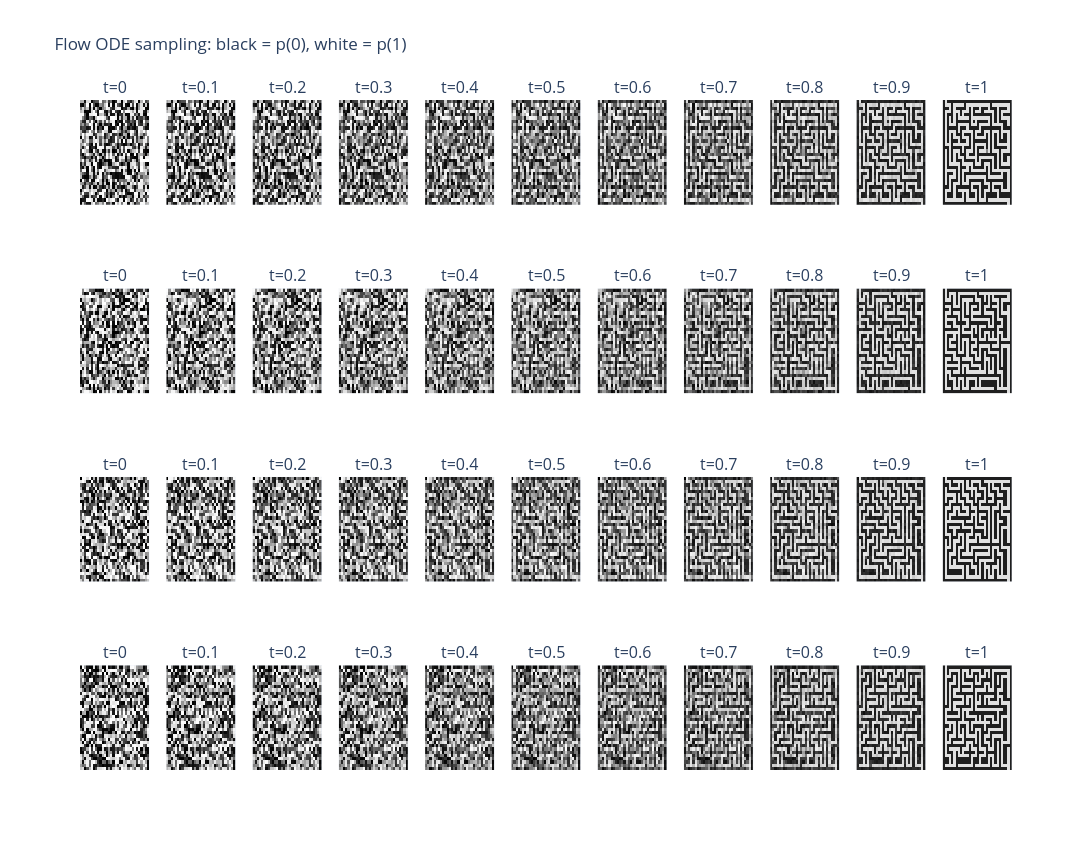
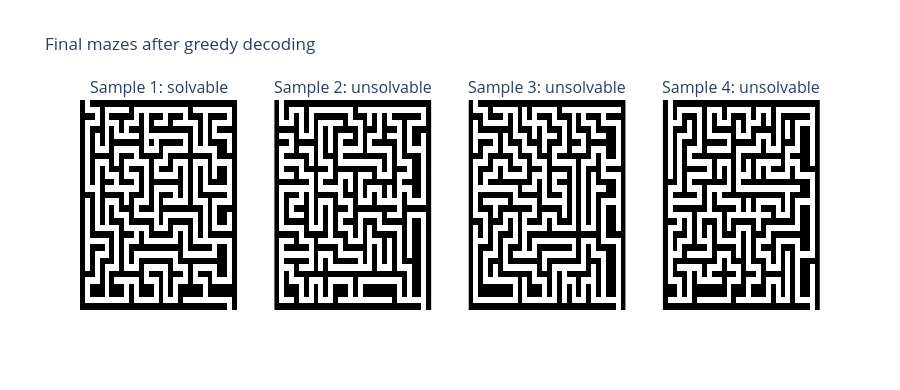

The code cell stored with these charts, in order, in its notebook:
### Markdown cell above
## 6. ODE Sampling and Solvability

Sampling starts from `x(0) ~ N(0, I)` and integrates `dx/dt = v_model(x, t)` from `t=0` to `t=1` with the explicit Euler method. Intermediate snapshots show the evolving continuous state decoded with the same fixed-temperature visualization. Only the final state is greedily decoded to binary maze pixels.

### Code cell
N_METRIC_SAMPLES = 128
N_TO_SHOW = 4
ODE_STEPS = 100
PREVIEW_STEP_INDICES = [0, 10, 20, 30, 40, 50, 60, 70, 80, 90, 100]


@torch.no_grad()
def sample_flow(model, n_samples, steps=ODE_STEPS, capture_indices=()):
    model.eval()
    x = torch.randn(n_samples, EMBEDDING_DIM, 32, 32, device=DEVICE)
    initial_noise = x.detach().clone()
    snapshots = {0: x.detach().clone()} if 0 in capture_indices else {}
    dt = 1.0 / steps

    for index in range(steps):
        t = index / steps
        times = torch.full((n_samples,), t, device=DEVICE)
        endpoint_delta = model(x, times * TIME_EMBEDDING_SCALE)
        velocity = endpoint_delta / (1.0 - t)
        x = x + dt * velocity
        next_index = index + 1
        if next_index in capture_indices:
            snapshots[next_index] = x.detach().clone()

    return x, snapshots, initial_noise


samples_continuous, flow_snapshots, initial_noise = sample_flow(
    model, N_METRIC_SAMPLES, capture_indices=PREVIEW_STEP_INDICES
)
print(
    "Initial Gaussian noise stats: "
    f"mean={initial_noise.mean().item():.3f}, "
    f"std={initial_noise.std().item():.3f}"
)
hard_samples = (
    torch.einsum("bdhw,kd->bkhw", samples_continuous, binary_embeddings)
    .argmax(dim=1)
    .cpu()
    .numpy()
    .astype(np.uint8)
)

fig = make_subplots(
    rows=N_TO_SHOW,
    cols=len(PREVIEW_STEP_INDICES),
    subplot_titles=[
        f"t={index / ODE_STEPS:g}"
        for _ in range(N_TO_SHOW)
        for index in PREVIEW_STEP_INDICES
    ],
)
for row in range(N_TO_SHOW):
    for col, step_index in enumerate(PREVIEW_STEP_INDICES, start=1):
        state = flow_snapshots[step_index][row : row + 1]
        probability_one = decode_probabilities(state, binary_embeddings, TEMPERATURE)[
            0, 1
        ]
        fig.add_trace(
            go.Heatmap(
                z=probability_one.cpu().numpy(),
                zmin=0,
                zmax=1,
                colorscale=[[0, "black"], [1, "white"]],
                showscale=False,
            ),
            row=row + 1,
            col=col,
        )
fig.update_layout(
    title="Flow ODE sampling: black = p(0), white = p(1)",
    height=850,
    width=1900,
)
fig.update_xaxes(showticklabels=False)
fig.update_yaxes(showticklabels=False, autorange="reversed")
fig.show()

solved = [solvability_rate([maze]) for maze in hard_samples]
print(f"Solvable samples: {sum(solved)}/{len(solved)} ({np.mean(solved):.1%})")
hard_fig = make_subplots(
    rows=1,
    cols=N_TO_SHOW,
    subplot_titles=[
        f"Sample {i + 1}: {'solvable' if solved[i] else 'unsolvable'}"
        for i in range(N_TO_SHOW)
    ],
)
for i in range(N_TO_SHOW):
    hard_fig.add_trace(
        go.Heatmap(
            z=hard_samples[i],
            zmin=0,
            zmax=1,
            colorscale=[[0, "black"], [1, "white"]],
            showscale=False,
        ),
        row=1,
        col=i + 1,
    )
hard_fig.update_layout(title="Final mazes after greedy decoding", height=390, width=900)
hard_fig.update_xaxes(showticklabels=False)
hard_fig.update_yaxes(showticklabels=False, autorange="reversed")
hard_fig.show()

### Figure 1 — Plotly figure (JSON) as saved in the notebook; plotly's stock layout.template omitted (floating-point values rounded to 4 significant figures; data arrays with more than 128 entries replaced by an {"elided": "..."} marker saying what was removed)
{"data": [{"colorscale": [[0, "black"], [1, "white"]], "showscale": false, "type": "heatmap", "xaxis": "x", "yaxis": "y", "z": {"elided": "32x32 float values"}, "zmax": 1, "zmin": 0}, {"colorscale": [[0, "black"], [1, "white"]], "showscale": false, "type": "heatmap", "xaxis": "x2", "yaxis": "y2", "z": {"elided": "32x32 float values"}, "zmax": 1, "zmin": 0}, {"colorscale": [[0, "black"], [1, "white"]], "showscale": false, "type": "heatmap", "xaxis": "x3", "yaxis": "y3", "z": {"elided": "32x32 float values"}, "zmax": 1, "zmin": 0}, {"colorscale": [[0, "black"], [1, "white"]], "showscale": false, "type": "heatmap", "xaxis": "x4", "yaxis": "y4", "z": {"elided": "32x32 float values"}, "zmax": 1, "zmin": 0}, {"colorscale": [[0, "black"], [1, "white"]], "showscale": false, "type": "heatmap", "xaxis": "x5", "yaxis": "y5", "z": {"elided": "32x32 float values"}, "zmax": 1, "zmin": 0}, {"colorscale": [[0, "black"], [1, "white"]], "showscale": false, "type": "heatmap", "xaxis": "x6", "yaxis": "y6", "z": {"elided": "32x32 float values"}, "zmax": 1, "zmin": 0}, {"colorscale": [[0, "black"], [1, "white"]], "showscale": false, "type": "heatmap", "xaxis": "x7", "yaxis": "y7", "z": {"elided": "32x32 float values"}, "zmax": 1, "zmin": 0}, {"colorscale": [[0, "black"], [1, "white"]], "showscale": false, "type": "heatmap", "xaxis": "x8", "yaxis": "y8", "z": {"elided": "32x32 float values"}, "zmax": 1, "zmin": 0}, {"colorscale": [[0, "black"], [1, "white"]], "showscale": false, "type": "heatmap", "xaxis": "x9", "yaxis": "y9", "z": {"elided": "32x32 float values"}, "zmax": 1, "zmin": 0}, {"colorscale": [[0, "black"], [1, "white"]], "showscale": false, "type": "heatmap", "xaxis": "x10", "yaxis": "y10", "z": {"elided": "32x32 float values"}, "zmax": 1, "zmin": 0}, {"colorscale": [[0, "black"], [1, "white"]], "showscale": false, "type": "heatmap", "xaxis": "x11", "yaxis": "y11", "z": {"elided": "32x32 float values"}, "zmax": 1, "zmin": 0}, {"colorscale": [[0, "black"], [1, "white"]], "showscale": false, "type": "heatmap", "xaxis": "x12", "yaxis": "y12", "z": {"elided": "32x32 float values"}, "zmax": 1, "zmin": 0}, {"colorscale": [[0, "black"], [1, "white"]], "showscale": false, "type": "heatmap", "xaxis": "x13", "yaxis": "y13", "z": {"elided": "32x32 float values"}, "zmax": 1, "zmin": 0}, {"colorscale": [[0, "black"], [1, "white"]], "showscale": false, "type": "heatmap", "xaxis": "x14", "yaxis": "y14", "z": {"elided": "32x32 float values"}, "zmax": 1, "zmin": 0}, {"colorscale": [[0, "black"], [1, "white"]], "showscale": false, "type": "heatmap", "xaxis": "x15", "yaxis": "y15", "z": {"elided": "32x32 float values"}, "zmax": 1, "zmin": 0}, {"colorscale": [[0, "black"], [1, "white"]], "showscale": false, "type": "heatmap", "xaxis": "x16", "yaxis": "y16", "z": {"elided": "32x32 float values"}, "zmax": 1, "zmin": 0}, {"colorscale": [[0, "black"], [1, "white"]], "showscale": false, "type": "heatmap", "xaxis": "x17", "yaxis": "y17", "z": {"elided": "32x32 float values"}, "zmax": 1, "zmin": 0}, {"colorscale": [[0, "black"], [1, "white"]], "showscale": false, "type": "heatmap", "xaxis": "x18", "yaxis": "y18", "z": {"elided": "32x32 float values"}, "zmax": 1, "zmin": 0}, {"colorscale": [[0, "black"], [1, "white"]], "showscale": false, "type": "heatmap", "xaxis": "x19", "yaxis": "y19", "z": {"elided": "32x32 float values"}, "zmax": 1, "zmin": 0}, {"colorscale": [[0, "black"], [1, "white"]], "showscale": false, "type": "heatmap", "xaxis": "x20", "yaxis": "y20", "z": {"elided": "32x32 float values"}, "zmax": 1, "zmin": 0}, {"colorscale": [[0, "black"], [1, "white"]], "showscale": false, "type": "heatmap", "xaxis": "x21", "yaxis": "y21", "z": {"elided": "32x32 float values"}, "zmax": 1, "zmin": 0}, {"colorscale": [[0, "black"], [1, "white"]], "showscale": false, "type": "heatmap", "xaxis": "x22", "yaxis": "y22", "z": {"elided": "32x32 float values"}, "zmax": 1, "zmin": 0}, {"colorscale": [[0, "black"], [1, "white"]], "showscale": false, "type": "heatmap", "xaxis": "x23", "yaxis": "y23", "z": {"elided": "32x32 float values"}, "zmax": 1, "zmin": 0}, {"colorscale": [[0, "black"], [1, "white"]], "showscale": false, "type": "heatmap", "xaxis": "x24", "yaxis": "y24", "z": {"elided": "32x32 float values"}, "zmax": 1, "zmin": 0}, {"colorscale": [[0, "black"], [1, "white"]], "showscale": false, "type": "heatmap", "xaxis": "x25", "yaxis": "y25", "z": {"elided": "32x32 float values"}, "zmax": 1, "zmin": 0}, {"colorscale": [[0, "black"], [1, "white"]], "showscale": false, "type": "heatmap", "xaxis": "x26", "yaxis": "y26", "z": {"elided": "32x32 float values"}, "zmax": 1, "zmin": 0}, {"colorscale": [[0, "black"], [1, "white"]], "showscale": false, "type": "heatmap", "xaxis": "x27", "yaxis": "y27", "z": {"elided": "32x32 float values"}, "zmax": 1, "zmin": 0}, {"colorscale": [[0, "black"], [1, "white"]], "showscale": false, "type": "heatmap", "xaxis": "x28", "yaxis": "y28", "z": {"elided": "32x32 float values"}, "zmax": 1, "zmin": 0}, {"colorscale": [[0, "black"], [1, "white"]], "showscale": false, "type": "heatmap", "xaxis": "x29", "yaxis": "y29", "z": {"elided": "32x32 float values"}, "zmax": 1, "zmin": 0}, {"colorscale": [[0, "black"], [1, "white"]], "showscale": false, "type": "heatmap", "xaxis": "x30", "yaxis": "y30", "z": {"elided": "32x32 float values"}, "zmax": 1, "zmin": 0}, {"colorscale": [[0, "black"], [1, "white"]], "showscale": false, "type": "heatmap", "xaxis": "x31", "yaxis": "y31", "z": {"elided": "32x32 float values"}, "zmax": 1, "zmin": 0}, {"colorscale": [[0, "black"], [1, "white"]], "showscale": false, "type": "heatmap", "xaxis": "x32", "yaxis": "y32", "z": {"elided": "32x32 float values"}, "zmax": 1, "zmin": 0}, {"colorscale": [[0, "black"], [1, "white"]], "showscale": false, "type": "heatmap", "xaxis": "x33", "yaxis": "y33", "z": {"elided": "32x32 float values"}, "zmax": 1, "zmin": 0}, {"colorscale": [[0, "black"], [1, "white"]], "showscale": false, "type": "heatmap", "xaxis": "x34", "yaxis": "y34", "z": {"elided": "32x32 float values"}, "zmax": 1, "zmin": 0}, {"colorscale": [[0, "black"], [1, "white"]], "showscale": false, "type": "heatmap", "xaxis": "x35", "yaxis": "y35", "z": {"elided": "32x32 float values"}, "zmax": 1, "zmin": 0}, {"colorscale": [[0, "black"], [1, "white"]], "showscale": false, "type": "heatmap", "xaxis": "x36", "yaxis": "y36", "z": {"elided": "32x32 float values"}, "zmax": 1, "zmin": 0}, {"colorscale": [[0, "black"], [1, "white"]], "showscale": false, "type": "heatmap", "xaxis": "x37", "yaxis": "y37", "z": {"elided": "32x32 float values"}, "zmax": 1, "zmin": 0}, {"colorscale": [[0, "black"], [1, "white"]], "showscale": false, "type": "heatmap", "xaxis": "x38", "yaxis": "y38", "z": {"elided": "32x32 float values"}, "zmax": 1, "zmin": 0}, {"colorscale": [[0, "black"], [1, "white"]], "showscale": false, "type": "heatmap", "xaxis": "x39", "yaxis": "y39", "z": {"elided": "32x32 float values"}, "zmax": 1, "zmin": 0}, {"colorscale": [[0, "black"], [1, "white"]], "showscale": false, "type": "heatmap", "xaxis": "x40", "yaxis": "y40", "z": {"elided": "32x32 float values"}, "zmax": 1, "zmin": 0}, {"colorscale": [[0, "black"], [1, "white"]], "showscale": false, "type": "heatmap", "xaxis": "x41", "yaxis": "y41", "z": {"elided": "32x32 float values"}, "zmax": 1, "zmin": 0}, {"colorscale": [[0, "black"], [1, "white"]], "showscale": false, "type": "heatmap", "xaxis": "x42", "yaxis": "y42", "z": {"elided": "32x32 float values"}, "zmax": 1, "zmin": 0}, {"colorscale": [[0, "black"], [1, "white"]], "showscale": false, "type": "heatmap", "xaxis": "x43", "yaxis": "y43", "z": {"elided": "32x32 float values"}, "zmax": 1, "zmin": 0}, {"colorscale": [[0, "black"], [1, "white"]], "showscale": false, "type": "heatmap", "xaxis": "x44", "yaxis": "y44", "z": {"elided": "32x32 float values"}, "zmax": 1, "zmin": 0}], "layout": {"annotations": [{"font": {"size": 16}, "showarrow": false, "text": "t=0", "x": 0.03719, "xanchor": "center", "xref": "paper", "y": 1, "yanchor": "bottom", "yref": "paper"}, {"font": {"size": 16}, "showarrow": false, "text": "t=0.1", "x": 0.1298, "xanchor": "center", "xref": "paper", "y": 1, "yanchor": "bottom", "yref": "paper"}, {"font": {"size": 16}, "showarrow": false, "text": "t=0.2", "x": 0.2223, "xanchor": "center", "xref": "paper", "y": 1, "yanchor": "bottom", "yref": "paper"}, {"font": {"size": 16}, "showarrow": false, "text": "t=0.3", "x": 0.3149, "xanchor": "center", "xref": "paper", "y": 1, "yanchor": "bottom", "yref": "paper"}, {"font": {"size": 16}, "showarrow": false, "text": "t=0.4", "x": 0.4074, "xanchor": "center", "xref": "paper", "y": 1, "yanchor": "bottom", "yref": "paper"}, {"font": {"size": 16}, "showarrow": false, "text": "t=0.5", "x": 0.5, "xanchor": "center", "xref": "paper", "y": 1, "yanchor": "bottom", "yref": "paper"}, {"font": {"size": 16}, "showarrow": false, "text": "t=0.6", "x": 0.5926, "xanchor": "center", "xref": "paper", "y": 1, "yanchor": "bottom", "yref": "paper"}, {"font": {"size": 16}, "showarrow": false, "text": "t=0.7", "x": 0.6851, "xanchor": "center", "xref": "paper", "y": 1, "yanchor": "bottom", "yref": "paper"}, {"font": {"size": 16}, "showarrow": false, "text": "t=0.8", "x": 0.7777, "xanchor": "center", "xref": "paper", "y": 1, "yanchor": "bottom", "yref": "paper"}, {"font": {"size": 16}, "showarrow": false, "text": "t=0.9", "x": 0.8702, "xanchor": "center", "xref": "paper", "y": 1, "yanchor": "bottom", "yref": "paper"}, {"font": {"size": 16}, "showarrow": false, "text": "t=1", "x": 0.9628, "xanchor": "center", "xref": "paper", "y": 1, "yanchor": "bottom", "yref": "paper"}, {"font": {"size": 16}, "showarrow": false, "text": "t=0", "x": 0.03719, "xanchor": "center", "xref": "paper", "y": 0.7188, "yanchor": "bottom", "yref": "paper"}, {"font": {"size": 16}, "showarrow": false, "text": "t=0.1", "x": 0.1298, "xanchor": "center", "xref": "paper", "y": 0.7188, "yanchor": "bottom", "yref": "paper"}, {"font": {"size": 16}, "showarrow": false, "text": "t=0.2", "x": 0.2223, "xanchor": "center", "xref": "paper", "y": 0.7188, "yanchor": "bottom", "yref": "paper"}, {"font": {"size": 16}, "showarrow": false, "text": "t=0.3", "x": 0.3149, "xanchor": "center", "xref": "paper", "y": 0.7188, "yanchor": "bottom", "yref": "paper"}, {"font": {"size": 16}, "showarrow": false, "text": "t=0.4", "x": 0.4074, "xanchor": "center", "xref": "paper", "y": 0.7188, "yanchor": "bottom", "yref": "paper"}, {"font": {"size": 16}, "showarrow": false, "text": "t=0.5", "x": 0.5, "xanchor": "center", "xref": "paper", "y": 0.7188, "yanchor": "bottom", "yref": "paper"}, {"font": {"size": 16}, "showarrow": false, "text": "t=0.6", "x": 0.5926, "xanchor": "center", "xref": "paper", "y": 0.7188, "yanchor": "bottom", "yref": "paper"}, {"font": {"size": 16}, "showarrow": false, "text": "t=0.7", "x": 0.6851, "xanchor": "center", "xref": "paper", "y": 0.7188, "yanchor": "bottom", "yref": "paper"}, {"font": {"size": 16}, "showarrow": false, "text": "t=0.8", "x": 0.7777, "xanchor": "center", "xref": "paper", "y": 0.7188, "yanchor": "bottom", "yref": "paper"}, {"font": {"size": 16}, "showarrow": false, "text": "t=0.9", "x": 0.8702, "xanchor": "center", "xref": "paper", "y": 0.7188, "yanchor": "bottom", "yref": "paper"}, {"font": {"size": 16}, "showarrow": false, "text": "t=1", "x": 0.9628, "xanchor": "center", "xref": "paper", "y": 0.7188, "yanchor": "bottom", "yref": "paper"}, {"font": {"size": 16}, "showarrow": false, "text": "t=0", "x": 0.03719, "xanchor": "center", "xref": "paper", "y": 0.4375, "yanchor": "bottom", "yref": "paper"}, {"font": {"size": 16}, "showarrow": false, "text": "t=0.1", "x": 0.1298, "xanchor": "center", "xref": "paper", "y": 0.4375, "yanchor": "bottom", "yref": "paper"}, {"font": {"size": 16}, "showarrow": false, "text": "t=0.2", "x": 0.2223, "xanchor": "center", "xref": "paper", "y": 0.4375, "yanchor": "bottom", "yref": "paper"}, {"font": {"size": 16}, "showarrow": false, "text": "t=0.3", "x": 0.3149, "xanchor": "center", "xref": "paper", "y": 0.4375, "yanchor": "bottom", "yref": "paper"}, {"font": {"size": 16}, "showarrow": false, "text": "t=0.4", "x": 0.4074, "xanchor": "center", "xref": "paper", "y": 0.4375, "yanchor": "bottom", "yref": "paper"}, {"font": {"size": 16}, "showarrow": false, "text": "t=0.5", "x": 0.5, "xanchor": "center", "xref": "paper", "y": 0.4375, "yanchor": "bottom", "yref": "paper"}, {"font": {"size": 16}, "showarrow": false, "text": "t=0.6", "x": 0.5926, "xanchor": "center", "xref": "paper", "y": 0.4375, "yanchor": "bottom", "yref": "paper"}, {"font": {"size": 16}, "showarrow": false, "text": "t=0.7", "x": 0.6851, "xanchor": "center", "xref": "paper", "y": 0.4375, "yanchor": "bottom", "yref": "paper"}, {"font": {"size": 16}, "showarrow": false, "text": "t=0.8", "x": 0.7777, "xanchor": "center", "xref": "paper", "y": 0.4375, "yanchor": "bottom", "yref": "paper"}, {"font": {"size": 16}, "showarrow": false, "text": "t=0.9", "x": 0.8702, "xanchor": "center", "xref": "paper", "y": 0.4375, "yanchor": "bottom", "yref": "paper"}, {"font": {"size": 16}, "showarrow": false, "text": "t=1", "x": 0.9628, "xanchor": "center", "xref": "paper", "y": 0.4375, "yanchor": "bottom", "yref": "paper"}, {"font": {"size": 16}, "showarrow": false, "text": "t=0", "x": 0.03719, "xanchor": "center", "xref": "paper", "y": 0.1562, "yanchor": "bottom", "yref": "paper"}, {"font": {"size": 16}, "showarrow": false, "text": "t=0.1", "x": 0.1298, "xanchor": "center", "xref": "paper", "y": 0.1562, "yanchor": "bottom", "yref": "paper"}, {"font": {"size": 16}, "showarrow": false, "text": "t=0.2", "x": 0.2223, "xanchor": "center", "xref": "paper", "y": 0.1562, "yanchor": "bottom", "yref": "paper"}, {"font": {"size": 16}, "showarrow": false, "text": "t=0.3", "x": 0.3149, "xanchor": "center", "xref": "paper", "y": 0.1562, "yanchor": "bottom", "yref": "paper"}, {"font": {"size": 16}, "showarrow": false, "text": "t=0.4", "x": 0.4074, "xanchor": "center", "xref": "paper", "y": 0.1562, "yanchor": "bottom", "yref": "paper"}, {"font": {"size": 16}, "showarrow": false, "text": "t=0.5", "x": 0.5, "xanchor": "center", "xref": "paper", "y": 0.1562, "yanchor": "bottom", "yref": "paper"}, {"font": {"size": 16}, "showarrow": false, "text": "t=0.6", "x": 0.5926, "xanchor": "center", "xref": "paper", "y": 0.1562, "yanchor": "bottom", "yref": "paper"}, {"font": {"size": 16}, "showarrow": false, "text": "t=0.7", "x": 0.6851, "xanchor": "center", "xref": "paper", "y": 0.1562, "yanchor": "bottom", "yref": "paper"}, {"font": {"size": 16}, "showarrow": false, "text": "t=0.8", "x": 0.7777, "xanchor": "center", "xref": "paper", "y": 0.1562, "yanchor": "bottom", "yref": "paper"}, {"font": {"size": 16}, "showarrow": false, "text": "t=0.9", "x": 0.8702, "xanchor": "center", "xref": "paper", "y": 0.1562, "yanchor": "bottom", "yref": "paper"}, {"font": {"size": 16}, "showarrow": false, "text": "t=1", "x": 0.9628, "xanchor": "center", "xref": "paper", "y": 0.1562, "yanchor": "bottom", "yref": "paper"}], "height": 850, "title": {"text": "Flow ODE sampling: black = p(0), white = p(1)"}, "width": 1900, "xaxis": {"anchor": "y", "domain": [0, 0.07438], "showticklabels": false}, "xaxis10": {"anchor": "y10", "domain": [0.8331, 0.9074], "showticklabels": false}, "xaxis11": {"anchor": "y11", "domain": [0.9256, 1.0], "showticklabels": false}, "xaxis12": {"anchor": "y12", "domain": [0, 0.07438], "showticklabels": false}, "xaxis13": {"anchor": "y13", "domain": [0.09256, 0.1669], "showticklabels": false}, "xaxis14": {"anchor": "y14", "domain": [0.1851, 0.2595], "showticklabels": false}, "xaxis15": {"anchor": "y15", "domain": [0.2777, 0.3521], "showticklabels": false}, "xaxis16": {"anchor": "y16", "domain": [0.3702, 0.4446], "showticklabels": false}, "xaxis17": {"anchor": "y17", "domain": [0.4628, 0.5372], "showticklabels": false}, "xaxis18": {"anchor": "y18", "domain": [0.5554, 0.6298], "showticklabels": false}, "xaxis19": {"anchor": "y19", "domain": [0.6479, 0.7223], "showticklabels": false}, "xaxis2": {"anchor": "y2", "domain": [0.09256, 0.1669], "showticklabels": false}, "xaxis20": {"anchor": "y20", "domain": [0.7405, 0.8149], "showticklabels": false}, "xaxis21": {"anchor": "y21", "domain": [0.8331, 0.9074], "showticklabels": false}, "xaxis22": {"anchor": "y22", "domain": [0.9256, 1.0], "showticklabels": false}, "xaxis23": {"anchor": "y23", "domain": [0, 0.07438], "showticklabels": false}, "xaxis24": {"anchor": "y24", "domain": [0.09256, 0.1669], "showticklabels": false}, "xaxis25": {"anchor": "y25", "domain": [0.1851, 0.2595], "showticklabels": false}, "xaxis26": {"anchor": "y26", "domain": [0.2777, 0.3521], "showticklabels": false}, "xaxis27": {"anchor": "y27", "domain": [0.3702, 0.4446], "showticklabels": false}, "xaxis28": {"anchor": "y28", "domain": [0.4628, 0.5372], "showticklabels": false}, "xaxis29": {"anchor": "y29", "domain": [0.5554, 0.6298], "showticklabels": false}, "xaxis3": {"anchor": "y3", "domain": [0.1851, 0.2595], "showticklabels": false}, "xaxis30": {"anchor": "y30", "domain": [0.6479, 0.7223], "showticklabels": false}, "xaxis31": {"anchor": "y31", "domain": [0.7405, 0.8149], "showticklabels": false}, "xaxis32": {"anchor": "y32", "domain": [0.8331, 0.9074], "showticklabels": false}, "xaxis33": {"anchor": "y33", "domain": [0.9256, 1.0], "showticklabels": false}, "xaxis34": {"anchor": "y34", "domain": [0, 0.07438], "showticklabels": false}, "xaxis35": {"anchor": "y35", "domain": [0.09256, 0.1669], "showticklabels": false}, "xaxis36": {"anchor": "y36", "domain": [0.1851, 0.2595], "showticklabels": false}, "xaxis37": {"anchor": "y37", "domain": [0.2777, 0.3521], "showticklabels": false}, "xaxis38": {"anchor": "y38", "domain": [0.3702, 0.4446], "showticklabels": false}, "xaxis39": {"anchor": "y39", "domain": [0.4628, 0.5372], "showticklabels": false}, "xaxis4": {"anchor": "y4", "domain": [0.2777, 0.3521], "showticklabels": false}, "xaxis40": {"anchor": "y40", "domain": [0.5554, 0.6298], "showticklabels": false}, "xaxis41": {"anchor": "y41", "domain": [0.6479, 0.7223], "showticklabels": false}, "xaxis42": {"anchor": "y42", "domain": [0.7405, 0.8149], "showticklabels": false}, "xaxis43": {"anchor": "y43", "domain": [0.8331, 0.9074], "showticklabels": false}, "xaxis44": {"anchor": "y44", "domain": [0.9256, 1.0], "showticklabels": false}, "xaxis5": {"anchor": "y5", "domain": [0.3702, 0.4446], "showticklabels": false}, "xaxis6": {"anchor": "y6", "domain": [0.4628, 0.5372], "showticklabels": false}, "xaxis7": {"anchor": "y7", "domain": [0.5554, 0.6298], "showticklabels": false}, "xaxis8": {"anchor": "y8", "domain": [0.6479, 0.7223], "showticklabels": false}, "xaxis9": {"anchor": "y9", "domain": [0.7405, 0.8149], "showticklabels": false}, "yaxis": {"anchor": "x", "autorange": "reversed", "domain": [0.8438, 1], "showticklabels": false}, "yaxis10": {"anchor": "x10", "autorange": "reversed", "domain": [0.8438, 1], "showticklabels": false}, "yaxis11": {"anchor": "x11", "autorange": "reversed", "domain": [0.8438, 1], "showticklabels": false}, "yaxis12": {"anchor": "x12", "autorange": "reversed", "domain": [0.5625, 0.7188], "showticklabels": false}, "yaxis13": {"anchor": "x13", "autorange": "reversed", "domain": [0.5625, 0.7188], "showticklabels": false}, "yaxis14": {"anchor": "x14", "autorange": "reversed", "domain": [0.5625, 0.7188], "showticklabels": false}, "yaxis15": {"anchor": "x15", "autorange": "reversed", "domain": [0.5625, 0.7188], "showticklabels": false}, "yaxis16": {"anchor": "x16", "autorange": "reversed", "domain": [0.5625, 0.7188], "showticklabels": false}, "yaxis17": {"anchor": "x17", "autorange": "reversed", "domain": [0.5625, 0.7188], "showticklabels": false}, "yaxis18": {"anchor": "x18", "autorange": "reversed", "domain": [0.5625, 0.7188], "showticklabels": false}, "yaxis19": {"anchor": "x19", "autorange": "reversed", "domain": [0.5625, 0.7188], "showticklabels": false}, "yaxis2": {"anchor": "x2", "autorange": "reversed", "domain": [0.8438, 1], "showticklabels": false}, "yaxis20": {"anchor": "x20", "autorange": "reversed", "domain": [0.5625, 0.7188], "showticklabels": false}, "yaxis21": {"anchor": "x21", "autorange": "reversed", "domain": [0.5625, 0.7188], "showticklabels": false}, "yaxis22": {"anchor": "x22", "autorange": "reversed", "domain": [0.5625, 0.7188], "showticklabels": false}, "yaxis23": {"anchor": "x23", "autorange": "reversed", "domain": [0.2812, 0.4375], "showticklabels": false}, "yaxis24": {"anchor": "x24", "autorange": "reversed", "domain": [0.2812, 0.4375], "showticklabels": false}, "yaxis25": {"anchor": "x25", "autorange": "reversed", "domain": [0.2812, 0.4375], "showticklabels": false}, "yaxis26": {"anchor": "x26", "autorange": "reversed", "domain": [0.2812, 0.4375], "showticklabels": false}, "yaxis27": {"anchor": "x27", "autorange": "reversed", "domain": [0.2812, 0.4375], "showticklabels": false}, "yaxis28": {"anchor": "x28", "autorange": "reversed", "domain": [0.2812, 0.4375], "showticklabels": false}, "yaxis29": {"anchor": "x29", "autorange": "reversed", "domain": [0.2812, 0.4375], "showticklabels": false}, "yaxis3": {"anchor": "x3", "autorange": "reversed", "domain": [0.8438, 1], "showticklabels": false}, "yaxis30": {"anchor": "x30", "autorange": "reversed", "domain": [0.2812, 0.4375], "showticklabels": false}, "yaxis31": {"anchor": "x31", "autorange": "reversed", "domain": [0.2812, 0.4375], "showticklabels": false}, "yaxis32": {"anchor": "x32", "autorange": "reversed", "domain": [0.2812, 0.4375], "showticklabels": false}, "yaxis33": {"anchor": "x33", "autorange": "reversed", "domain": [0.2812, 0.4375], "showticklabels": false}, "yaxis34": {"anchor": "x34", "autorange": "reversed", "domain": [0, 0.1562], "showticklabels": false}, "yaxis35": {"anchor": "x35", "autorange": "reversed", "domain": [0, 0.1562], "showticklabels": false}, "yaxis36": {"anchor": "x36", "autorange": "reversed", "domain": [0, 0.1562], "showticklabels": false}, "yaxis37": {"anchor": "x37", "autorange": "reversed", "domain": [0, 0.1562], "showticklabels": false}, "yaxis38": {"anchor": "x38", "autorange": "reversed", "domain": [0, 0.1562], "showticklabels": false}, "yaxis39": {"anchor": "x39", "autorange": "reversed", "domain": [0, 0.1562], "showticklabels": false}, "yaxis4": {"anchor": "x4", "autorange": "reversed", "domain": [0.8438, 1], "showticklabels": false}, "yaxis40": {"anchor": "x40", "autorange": "reversed", "domain": [0, 0.1562], "showticklabels": false}, "yaxis41": {"anchor": "x41", "autorange": "reversed", "domain": [0, 0.1562], "showticklabels": false}, "yaxis42": {"anchor": "x42", "autorange": "reversed", "domain": [0, 0.1562], "showticklabels": false}, "yaxis43": {"anchor": "x43", "autorange": "reversed", "domain": [0, 0.1562], "showticklabels": false}, "yaxis44": {"anchor": "x44", "autorange": "reversed", "domain": [0, 0.1562], "showticklabels": false}, "yaxis5": {"anchor": "x5", "autorange": "reversed", "domain": [0.8438, 1], "showticklabels": false}, "yaxis6": {"anchor": "x6", "autorange": "reversed", "domain": [0.8438, 1], "showticklabels": false}, "yaxis7": {"anchor": "x7", "autorange": "reversed", "domain": [0.8438, 1], "showticklabels": false}, "yaxis8": {"anchor": "x8", "autorange": "reversed", "domain": [0.8438, 1], "showticklabels": false}, "yaxis9": {"anchor": "x9", "autorange": "reversed", "domain": [0.8438, 1], "showticklabels": false}}}

### Figure 2 — Plotly figure (JSON) as saved in the notebook; plotly's stock layout.template omitted (floating-point values rounded to 4 significant figures; data arrays with more than 128 entries replaced by an {"elided": "..."} marker saying what was removed)
{"data": [{"colorscale": [[0, "black"], [1, "white"]], "showscale": false, "type": "heatmap", "xaxis": "x", "yaxis": "y", "z": {"elided": "32x32 int values"}, "zmax": 1, "zmin": 0}, {"colorscale": [[0, "black"], [1, "white"]], "showscale": false, "type": "heatmap", "xaxis": "x2", "yaxis": "y2", "z": {"elided": "32x32 int values"}, "zmax": 1, "zmin": 0}, {"colorscale": [[0, "black"], [1, "white"]], "showscale": false, "type": "heatmap", "xaxis": "x3", "yaxis": "y3", "z": {"elided": "32x32 int values"}, "zmax": 1, "zmin": 0}, {"colorscale": [[0, "black"], [1, "white"]], "showscale": false, "type": "heatmap", "xaxis": "x4", "yaxis": "y4", "z": {"elided": "32x32 int values"}, "zmax": 1, "zmin": 0}], "layout": {"annotations": [{"font": {"size": 16}, "showarrow": false, "text": "Sample 1: solvable", "x": 0.1062, "xanchor": "center", "xref": "paper", "y": 1, "yanchor": "bottom", "yref": "paper"}, {"font": {"size": 16}, "showarrow": false, "text": "Sample 2: unsolvable", "x": 0.3688, "xanchor": "center", "xref": "paper", "y": 1, "yanchor": "bottom", "yref": "paper"}, {"font": {"size": 16}, "showarrow": false, "text": "Sample 3: unsolvable", "x": 0.6313, "xanchor": "center", "xref": "paper", "y": 1, "yanchor": "bottom", "yref": "paper"}, {"font": {"size": 16}, "showarrow": false, "text": "Sample 4: unsolvable", "x": 0.8938, "xanchor": "center", "xref": "paper", "y": 1, "yanchor": "bottom", "yref": "paper"}], "height": 390, "title": {"text": "Final mazes after greedy decoding"}, "width": 900, "xaxis": {"anchor": "y", "domain": [0, 0.2125], "showticklabels": false}, "xaxis2": {"anchor": "y2", "domain": [0.2625, 0.475], "showticklabels": false}, "xaxis3": {"anchor": "y3", "domain": [0.525, 0.7375], "showticklabels": false}, "xaxis4": {"anchor": "y4", "domain": [0.7875, 1], "showticklabels": false}, "yaxis": {"anchor": "x", "autorange": "reversed", "domain": [0, 1], "showticklabels": false}, "yaxis2": {"anchor": "x2", "autorange": "reversed", "domain": [0, 1], "showticklabels": false}, "yaxis3": {"anchor": "x3", "autorange": "reversed", "domain": [0, 1], "showticklabels": false}, "yaxis4": {"anchor": "x4", "autorange": "reversed", "domain": [0, 1], "showticklabels": false}}}
